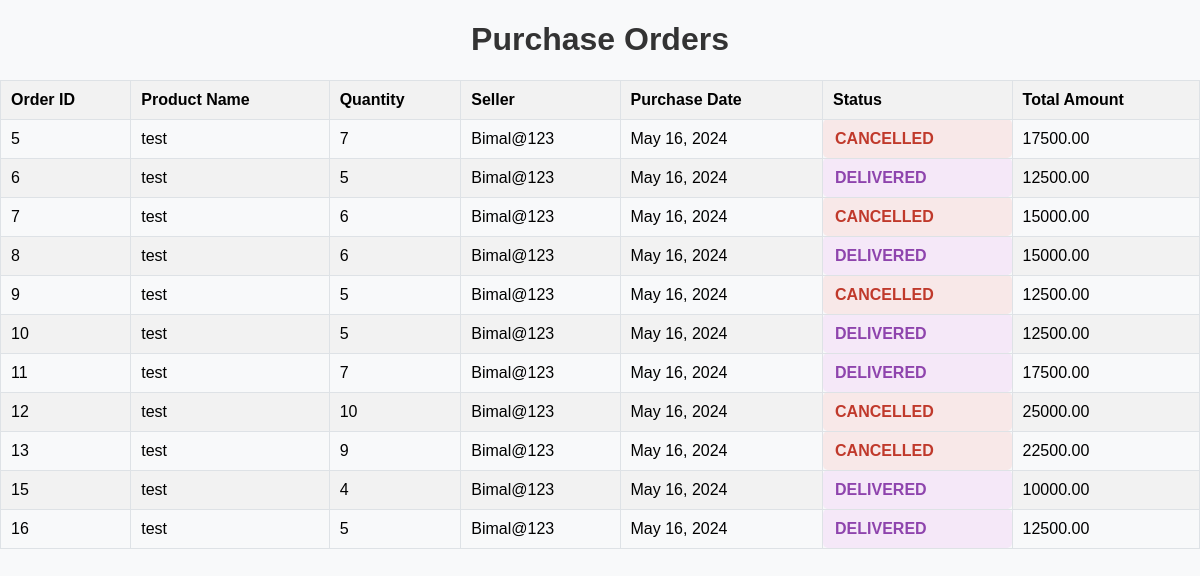
The app's page /purchase-orders/ with its own data.
### p_app/models.py (models this page shows, shortened)
class PurchaseOrder(models.Model):
    lens = models.ForeignKey(Lense, on_delete=models.CASCADE)
    quantity = models.PositiveIntegerField()
    seller = models.ForeignKey(Seller, on_delete=models.CASCADE)
    purchase_date = models.DateField(auto_now_add=True)
    STATUS_CHOICES = [
        ('PENDING', 'Pending'),
        ('DELIVERED', 'Delivered'),
        ('CANCELLED', 'Cancelled'),
    ]
    status = models.CharField(max_length=20, choices=STATUS_CHOICES, default='PENDING')
    total_amount = models.DecimalField(max_digits=10, decimal_places=2, default=0)

class Lense(models.Model):
    p_id = models.AutoField(primary_key=True)
    p_name = models.CharField(max_length=50)
    p_desc = models.TextField()
    p_quantity = models.PositiveIntegerField()
    p_price = models.DecimalField(max_digits=10, decimal_places=2)
    p_image = models.ImageField(upload_to='uploads')
    seller=models.ForeignKey(Seller,on_delete=models.CASCADE,null=True)
    cat=models.ForeignKey(Category,on_delete=models.CASCADE,null=True)
    class Meta:
        db_table = 'p_app'

class Seller(models.Model):
    first_name = models.CharField(max_length=50)
    last_name = models.CharField(max_length=50)
    username = models.CharField(max_length=50, unique=True)
    password = models.CharField(max_length=50)
    email = models.EmailField(max_length=254, unique=True)
    mobile_phone = models.CharField(max_length=15)
    def __str__(self):
        return self.username

### p_app/views.py (the view)
# urls.py: path('purchase-orders/', views.purchase_order_list, name='purchase-orders'),
def purchase_order_list(request):
    orders = PurchaseOrder.objects.all()
    return render(request, 'purchase_order_list.html', {'orders': orders})

### templates/purchase_order_list.html (shortened to what this page needs)
<!DOCTYPE html>
<html lang="en">
<head>
</head>
<body>
    <h1>Purchase Orders</h1>
    <table>
        <thead>
            <tr>
                <th>Order ID</th>
                <th>Product Name</th>
                <th>Quantity</th>
                <th>Seller</th>
                <th>Purchase Date</th>
                <th>Status</th>
                <th>Total Amount</th>
            </tr>
        </thead>
        <tbody>
            {% for order in orders %}
                <tr>
                    <td>{{ order.id }}</td>
                    <td>{{ order.lens.p_name }}</td>
                    <td>{{ order.quantity }}</td>
                    <td>{{ order.seller }}</td>
                    <td>{{ order.purchase_date }}</td>
                    <td class="status {{ order.status|lower }}">{{ order.status }}</td>
                    <td>{{ order.total_amount }}</td>
                </tr>
            {% endfor %}
        </tbody>
    </table>
</body>
</html>

### templates/purchase_order_list.html (style rules this page uses)
body { font-family: Arial, sans-serif; background-color: #f8f9fa; margin: 0; padding: 0; }
h1 { text-align: center; color: #333; }
table { width: 100%; border-collapse: collapse; margin-top: 20px; }
th, td { border: 1px solid #dee2e6; padding: 10px; text-align: left; }
th { background-color: #f2f2f2; }
tr:nth-child(even) { background-color: #f2f2f2; }
.status { font-weight: bold; text-transform: uppercase; padding: 8px 12px; border-radius: 5px; }
.delivered { color: #8e44ad; background-color: #f5e8f8; }
.cancelled { color: #c0392b; background-color: #f8e8e8; }

### records on screen
PurchaseOrder: id "5", lens.p_name "test", quantity "7", seller "Bimal@123", purchase_date "May 16, 2024", status "CANCELLED", total_amount "17500.00"
PurchaseOrder: id "6", lens.p_name "test", quantity "5", seller "Bimal@123", purchase_date "May 16, 2024", status "DELIVERED", total_amount "12500.00"
PurchaseOrder: id "7", lens.p_name "test", quantity "6", seller "Bimal@123", purchase_date "May 16, 2024", status "CANCELLED", total_amount "15000.00"
PurchaseOrder: id "8", lens.p_name "test", quantity "6", seller "Bimal@123", purchase_date "May 16, 2024", status "DELIVERED", total_amount "15000.00"
PurchaseOrder: id "9", lens.p_name "test", quantity "5", seller "Bimal@123", purchase_date "May 16, 2024", status "CANCELLED", total_amount "12500.00"
PurchaseOrder: id "10", lens.p_name "test", quantity "5", seller "Bimal@123", purchase_date "May 16, 2024", status "DELIVERED", total_amount "12500.00"
PurchaseOrder: id "11", lens.p_name "test", quantity "7", seller "Bimal@123", purchase_date "May 16, 2024", status "DELIVERED", total_amount "17500.00"
PurchaseOrder: id "12", lens.p_name "test", quantity "10", seller "Bimal@123", purchase_date "May 16, 2024", status "CANCELLED", total_amount "25000.00"
PurchaseOrder: id "13", lens.p_name "test", quantity "9", seller "Bimal@123", purchase_date "May 16, 2024", status "CANCELLED", total_amount "22500.00"
PurchaseOrder: id "15", lens.p_name "test", quantity "4", seller "Bimal@123", purchase_date "May 16, 2024", status "DELIVERED", total_amount "10000.00"
PurchaseOrder: id "16", lens.p_name "test", quantity "5", seller "Bimal@123", purchase_date "May 16, 2024", status "DELIVERED", total_amount "12500.00"
